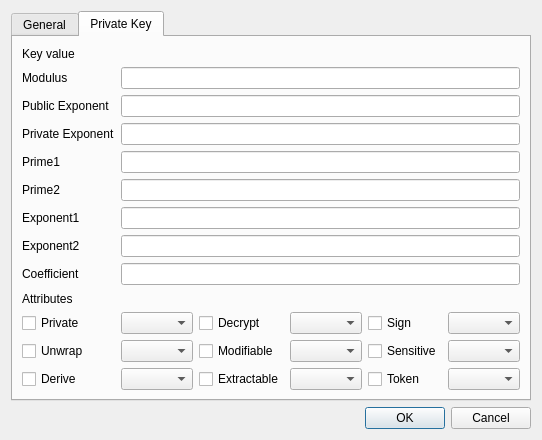
<?xml version="1.0" encoding="UTF-8"?>
<ui version="4.0">
 <class>GenRSAPriKeyDlg</class>
 <widget class="QDialog" name="GenRSAPriKeyDlg">
  <property name="geometry">
   <rect>
    <x>0</x>
    <y>0</y>
    <width>400</width>
    <height>357</height>
   </rect>
  </property>
  <property name="windowTitle">
   <string>Dialog</string>
  </property>
  <layout class="QVBoxLayout" name="verticalLayout">
   <item>
    <widget class="QTabWidget" name="tabWidget">
     <property name="currentIndex">
      <number>1</number>
     </property>
     <widget class="QWidget" name="tab">
      <attribute name="title">
       <string>General</string>
      </attribute>
      <layout class="QGridLayout" name="gridLayout">
       <item row="4" column="1" colspan="5">
        <widget class="QLineEdit" name="lineEdit_5"/>
       </item>
       <item row="6" column="0">
        <widget class="QLabel" name="label_6">
         <property name="text">
          <string>ID</string>
         </property>
        </widget>
       </item>
       <item row="3" column="4">
        <widget class="QLabel" name="label_8">
         <property name="text">
          <string>Login</string>
         </property>
        </widget>
       </item>
       <item row="2" column="0">
        <widget class="QLabel" name="label_2">
         <property name="text">
          <string>Slot status</string>
         </property>
        </widget>
       </item>
       <item row="5" column="0">
        <widget class="QLabel" name="label_5">
         <property name="text">
          <string>Subject</string>
         </property>
        </widget>
       </item>
       <item row="5" column="1" colspan="5">
        <widget class="QLineEdit" name="lineEdit_6"/>
       </item>
       <item row="3" column="0">
        <widget class="QLabel" name="label_3">
         <property name="text">
          <string>Slot ID</string>
         </property>
        </widget>
       </item>
       <item row="3" column="1">
        <widget class="QLineEdit" name="lineEdit_2"/>
       </item>
       <item row="1" column="0" colspan="6">
        <widget class="QLineEdit" name="lineEdit"/>
       </item>
       <item row="3" column="3">
        <widget class="QLineEdit" name="lineEdit_3"/>
       </item>
       <item row="0" column="0">
        <widget class="QLabel" name="label">
         <property name="text">
          <string>Slot list</string>
         </property>
        </widget>
       </item>
       <item row="6" column="1" colspan="5">
        <widget class="QLineEdit" name="lineEdit_7"/>
       </item>
       <item row="4" column="0">
        <widget class="QLabel" name="label_4">
         <property name="text">
          <string>Label</string>
         </property>
        </widget>
       </item>
       <item row="3" column="2">
        <widget class="QLabel" name="label_7">
         <property name="text">
          <string>Session Handle</string>
         </property>
        </widget>
       </item>
       <item row="3" column="5">
        <widget class="QLineEdit" name="lineEdit_4"/>
       </item>
       <item row="7" column="1">
        <spacer name="verticalSpacer">
         <property name="orientation">
          <enum>Qt::Vertical</enum>
         </property>
         <property name="sizeHint" stdset="0">
          <size>
           <width>20</width>
           <height>40</height>
          </size>
         </property>
        </spacer>
       </item>
      </layout>
     </widget>
     <widget class="QWidget" name="tab_2">
      <attribute name="title">
       <string>Private Key</string>
      </attribute>
      <layout class="QGridLayout" name="gridLayout_2">
       <item row="10" column="4">
        <widget class="QCheckBox" name="checkBox_5">
         <property name="text">
          <string>Sign</string>
         </property>
        </widget>
       </item>
       <item row="10" column="3">
        <widget class="QComboBox" name="comboBox_2"/>
       </item>
       <item row="8" column="0">
        <widget class="QLabel" name="label_17">
         <property name="text">
          <string>Coefficient</string>
         </property>
        </widget>
       </item>
       <item row="0" column="0">
        <widget class="QLabel" name="label_9">
         <property name="text">
          <string>Key value</string>
         </property>
        </widget>
       </item>
       <item row="12" column="0">
        <widget class="QCheckBox" name="checkBox_3">
         <property name="text">
          <string>Derive</string>
         </property>
        </widget>
       </item>
       <item row="2" column="0">
        <widget class="QLabel" name="label_11">
         <property name="text">
          <string>Public Exponent</string>
         </property>
        </widget>
       </item>
       <item row="3" column="0">
        <widget class="QLabel" name="label_12">
         <property name="text">
          <string>Private Exponent</string>
         </property>
        </widget>
       </item>
       <item row="7" column="0">
        <widget class="QLabel" name="label_16">
         <property name="text">
          <string>Exponent2</string>
         </property>
        </widget>
       </item>
       <item row="10" column="1">
        <widget class="QComboBox" name="comboBox"/>
       </item>
       <item row="11" column="0">
        <widget class="QCheckBox" name="checkBox_2">
         <property name="text">
          <string>Unwrap</string>
         </property>
        </widget>
       </item>
       <item row="5" column="0">
        <widget class="QLabel" name="label_14">
         <property name="text">
          <string>Prime2</string>
         </property>
        </widget>
       </item>
       <item row="1" column="0">
        <widget class="QLabel" name="label_10">
         <property name="text">
          <string>Modulus</string>
         </property>
        </widget>
       </item>
       <item row="10" column="2">
        <widget class="QCheckBox" name="checkBox_4">
         <property name="text">
          <string>Decrypt</string>
         </property>
        </widget>
       </item>
       <item row="9" column="0">
        <widget class="QLabel" name="label_18">
         <property name="text">
          <string>Attributes</string>
         </property>
        </widget>
       </item>
       <item row="10" column="0">
        <widget class="QCheckBox" name="checkBox">
         <property name="text">
          <string>Private</string>
         </property>
        </widget>
       </item>
       <item row="6" column="0">
        <widget class="QLabel" name="label_15">
         <property name="text">
          <string>Exponent1</string>
         </property>
        </widget>
       </item>
       <item row="4" column="0">
        <widget class="QLabel" name="label_13">
         <property name="text">
          <string>Prime1</string>
         </property>
        </widget>
       </item>
       <item row="10" column="5">
        <widget class="QComboBox" name="comboBox_3"/>
       </item>
       <item row="11" column="1">
        <widget class="QComboBox" name="comboBox_4"/>
       </item>
       <item row="12" column="1">
        <widget class="QComboBox" name="comboBox_5"/>
       </item>
       <item row="11" column="3">
        <widget class="QComboBox" name="comboBox_6"/>
       </item>
       <item row="12" column="3">
        <widget class="QComboBox" name="comboBox_7"/>
       </item>
       <item row="11" column="5">
        <widget class="QComboBox" name="comboBox_8"/>
       </item>
       <item row="12" column="5">
        <widget class="QComboBox" name="comboBox_9"/>
       </item>
       <item row="11" column="2">
        <widget class="QCheckBox" name="checkBox_6">
         <property name="text">
          <string>Modifiable</string>
         </property>
        </widget>
       </item>
       <item row="12" column="2">
        <widget class="QCheckBox" name="checkBox_7">
         <property name="text">
          <string>Extractable</string>
         </property>
        </widget>
       </item>
       <item row="11" column="4">
        <widget class="QCheckBox" name="checkBox_8">
         <property name="text">
          <string>Sensitive</string>
         </property>
        </widget>
       </item>
       <item row="12" column="4">
        <widget class="QCheckBox" name="checkBox_9">
         <property name="text">
          <string>Token</string>
         </property>
        </widget>
       </item>
       <item row="1" column="1" colspan="5">
        <widget class="QLineEdit" name="lineEdit_8"/>
       </item>
       <item row="2" column="1" colspan="5">
        <widget class="QLineEdit" name="lineEdit_9"/>
       </item>
       <item row="3" column="1" colspan="5">
        <widget class="QLineEdit" name="lineEdit_10"/>
       </item>
       <item row="4" column="1" colspan="5">
        <widget class="QLineEdit" name="lineEdit_11"/>
       </item>
       <item row="5" column="1" colspan="5">
        <widget class="QLineEdit" name="lineEdit_12"/>
       </item>
       <item row="6" column="1" colspan="5">
        <widget class="QLineEdit" name="lineEdit_13"/>
       </item>
       <item row="7" column="1" colspan="5">
        <widget class="QLineEdit" name="lineEdit_14"/>
       </item>
       <item row="8" column="1" colspan="5">
        <widget class="QLineEdit" name="lineEdit_15"/>
       </item>
      </layout>
     </widget>
    </widget>
   </item>
   <item>
    <widget class="QDialogButtonBox" name="buttonBox">
     <property name="orientation">
      <enum>Qt::Horizontal</enum>
     </property>
     <property name="standardButtons">
      <set>QDialogButtonBox::Cancel|QDialogButtonBox::Ok</set>
     </property>
    </widget>
   </item>
  </layout>
 </widget>
 <resources/>
 <connections>
  <connection>
   <sender>buttonBox</sender>
   <signal>accepted()</signal>
   <receiver>GenRSAPriKeyDlg</receiver>
   <slot>accept()</slot>
   <hints>
    <hint type="sourcelabel">
     <x>248</x>
     <y>254</y>
    </hint>
    <hint type="destinationlabel">
     <x>157</x>
     <y>274</y>
    </hint>
   </hints>
  </connection>
  <connection>
   <sender>buttonBox</sender>
   <signal>rejected()</signal>
   <receiver>GenRSAPriKeyDlg</receiver>
   <slot>reject()</slot>
   <hints>
    <hint type="sourcelabel">
     <x>316</x>
     <y>260</y>
    </hint>
    <hint type="destinationlabel">
     <x>286</x>
     <y>274</y>
    </hint>
   </hints>
  </connection>
 </connections>
</ui>
